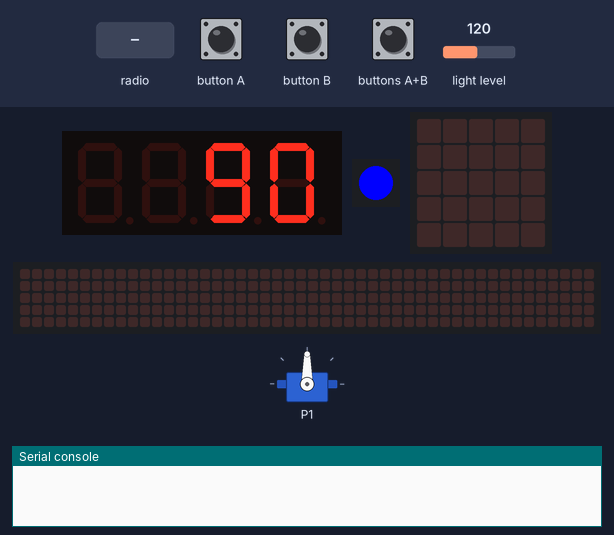
The program below on a simulated Calliope mini (MakeCode). Parts: 4-digit seven-segment display, servo, 1 RGB LEDs in strip order, left to right, the board's 5×5 LED display, a strip that is not on the board, showing the scrolling text unrolled, the last lines printed to the serial console. Inputs (shaded band) come from the test bench; at power-on: light level 120. No radio messages arrive unless stated (any console line starting 'radio sent:' is added by the test bench); the 48×5 strip is a reading aid, not a part: it shows the text the display is scrolling, unrolled, one strip-width of it at a time.

Above: at 1.6 s.
1.7 s: radio message "45" arrives
At 2.7 s:
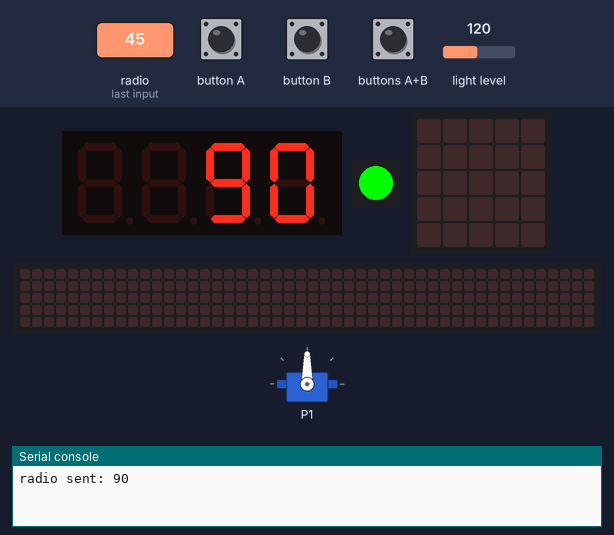
4.7 s: buttons A+B pressed for 3.2 s
At 8.1 s:
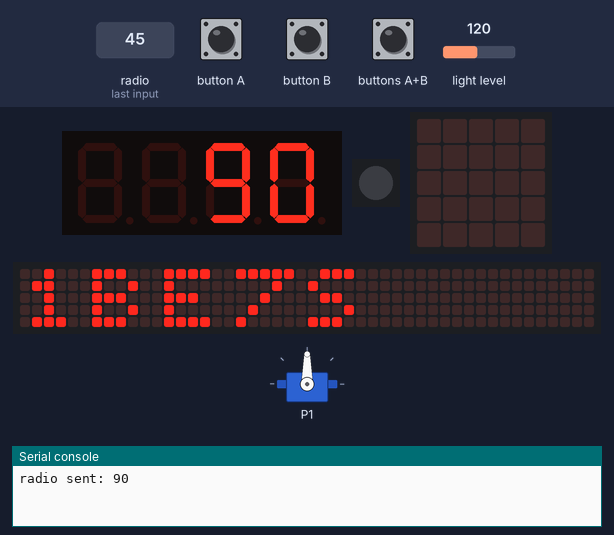
8.5 s: radio message "900" arrives
At 8.57 s:
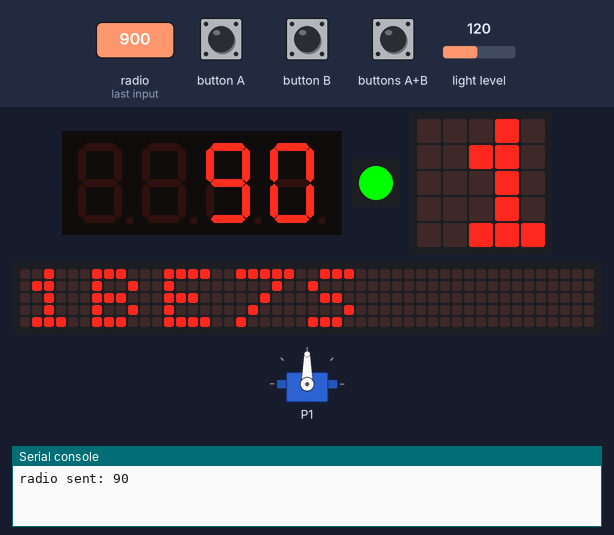
10.4 s: button A pressed for 0.15 s
At 10.67 s:
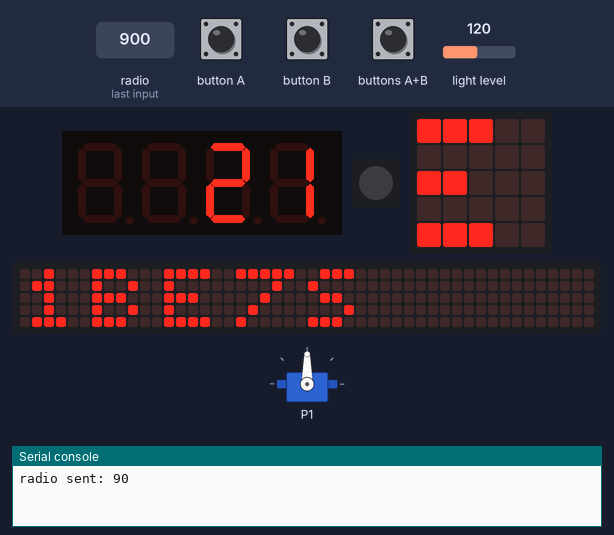
11.1 s: button B pressed for 0.15 s
At 11.42 s:
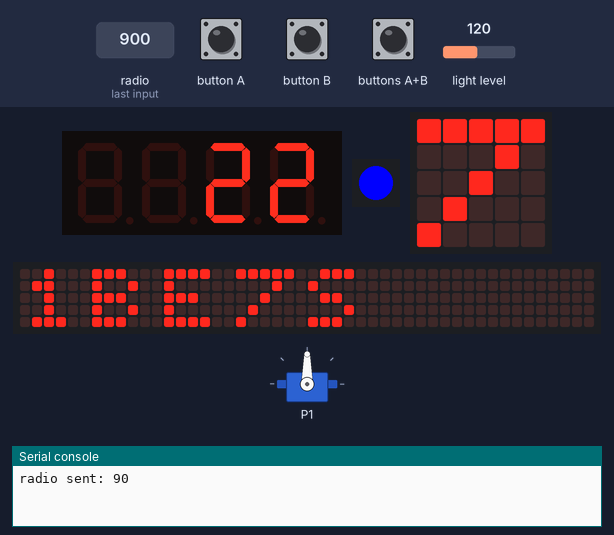
11.8 s: buttons A+B pressed for 0.15 s
At 14.3 s:
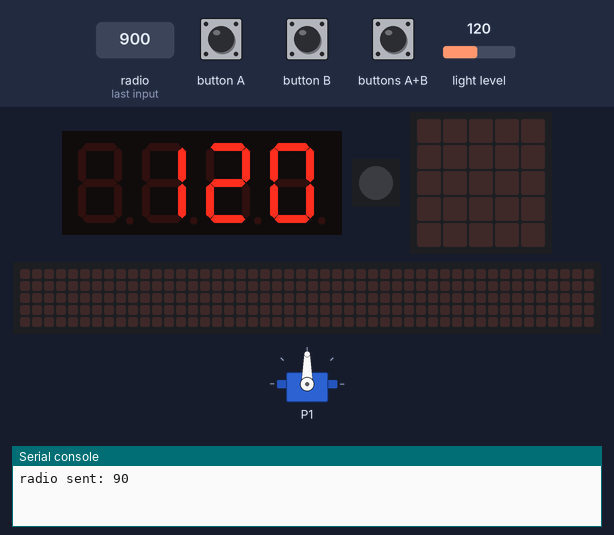
Timing chart, 0 to 17.5 s (numbered marks = the images above; inputs shaded):
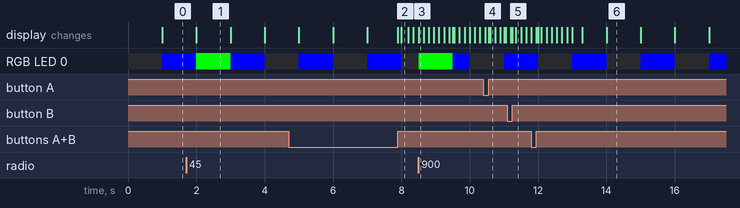

The program:

main.ts
```typescript
input.onButtonEvent(Button.AB, ButtonEvent.LongClick, function () {
    basic.showString("1BE7S")
})
radio.onReceivedNumber(function (receivedNumber) {
    btLaufzeit = input.runningTime()
    if (bStop) {
        _("bei Stop keine Funktion über Bluetooth aufrufen")
    } else if (receivedNumber >= 900 && receivedNumber <= 1100) {
        _("900 ... 1100 MotorPower (- 1000)")
        iMotorPower = receivedNumber - 1000
    } else if (receivedNumber >= 45 && receivedNumber <= 135) {
        _("0 ... 180 Servo Winkel")
        radio.sendNumber(ServoSteuerung(receivedNumber))
    }
})
function Bit (bool: boolean) {
    if (bool) {
        return 1
    } else {
        return 0
    }
}
input.onButtonEvent(Button.A, input.buttonEventClick(), function () {
    if (!(btConnected)) {
        iLichtstärke += -1
        _4digit.show(iLichtstärke)
        basic.pause(5000)
    }
})
input.onButtonEvent(Button.AB, input.buttonEventClick(), function () {
    _4digit.show(input.lightLevel())
    basic.pause(5000)
})
function Licht () {
    if (!(bLichtan) && !(iMotorPower == 0) && input.lightLevel() < iLichtstärke) {
        bLichtan = true
        pins.digitalWritePin(DigitalPin.P3, 0)
    } else if (bLichtan && iMotorPower == 0) {
        bLichtan = false
        basic.pause(5000)
        pins.digitalWritePin(DigitalPin.P3, 1)
    }
}
input.onButtonEvent(Button.B, input.buttonEventClick(), function () {
    if (!(btConnected)) {
        iLichtstärke += 1
        _4digit.show(iLichtstärke)
        basic.pause(5000)
    }
})
function _ (Kommentar: string) {

}
function ServoSteuerung (pWinkel: number) {
    if (!(btConnected)) {
        _("Bluetooth unterbrochen")
        iWinkel = 90
    } else if (iWinkel != pWinkel) {
        _("connected und Wert geändert")
        iWinkel = pWinkel
        _4digit.show(iWinkel)
        pins.servoWritePin(AnalogPin.P1, iWinkel)
    }
    return iWinkel
}
/**
 * P0 frei; P1 Servo; P2 Fototransistor; P3 LED
 */
let iWinkel = 0
let bLichtan = false
let iMotorPower = 0
let btLaufzeit = 0
let btConnected = false
let iLichtstärke = 0
let bStop = false
let _4digit: grove.TM1637 = null
_("Erweiterungen Funk und Grove laden")
_4digit = grove.createDisplay(DigitalPin.C16, DigitalPin.C17)
_4digit.point(false)
_4digit.set(7)
radio.setGroup(60)
bStop = false
iLichtstärke = 22
_("btConnected wahr damit ServoSteuerung funktioniert")
btConnected = true
btLaufzeit = input.runningTime()
ServoSteuerung(90)
loops.everyInterval(500, function () {
    _("Überwachung der Bluetooth Connection")
    if (input.runningTime() - btLaufzeit < 1000) {
        if (!(btConnected)) {
            btConnected = true
            basic.setLedColor(0x00ff00)
        }
    } else {
        btConnected = false
        if (Math.trunc(input.runningTime() / 1000) % 2 == 1) {
            basic.setLedColor(0x0000ff)
        } else {
            basic.turnRgbLedOff()
        }
    }
    Licht()
})
```

test.ts
```typescript
// Hier kann man Tests durchführen; diese Datei wird nicht kompiliert, wenn dieses Paket als Erweiterung verwendet wird.
```

Measured:
- after the input at 4.7 s, the display: first differs from a run without the input after 3.2 s (image 2 shows a later state)
- after the input at 8.5 s, the display: changes at once (image 3)
- what the display in image 1 shows lasts 1.0 s, from 2.0 s to 3.0 s
